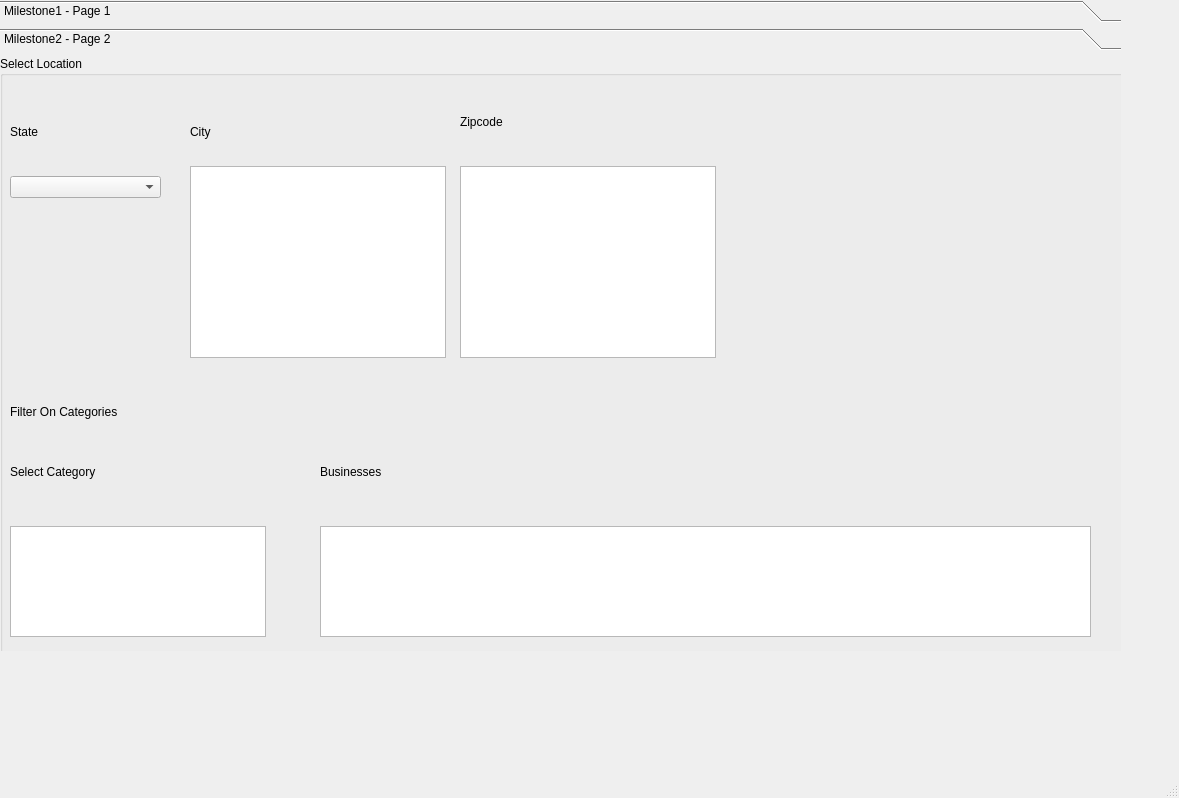
<?xml version="1.0" encoding="UTF-8"?>
<ui version="4.0">
 <class>MainWindow</class>
 <widget class="QMainWindow" name="MainWindow">
  <property name="geometry">
   <rect>
    <x>0</x>
    <y>0</y>
    <width>1179</width>
    <height>798</height>
   </rect>
  </property>
  <property name="windowTitle">
   <string>MainWindow</string>
  </property>
  <widget class="QWidget" name="centralwidget">
   <widget class="QToolBox" name="toolBox">
    <property name="geometry">
     <rect>
      <x>0</x>
      <y>0</y>
      <width>1121</width>
      <height>651</height>
     </rect>
    </property>
    <property name="styleSheet">
     <string notr="true">font: 12pt &quot;Lucida Sans&quot;;</string>
    </property>
    <property name="currentIndex">
     <number>1</number>
    </property>
    <widget class="QWidget" name="page">
     <property name="geometry">
      <rect>
       <x>0</x>
       <y>0</y>
       <width>1121</width>
       <height>585</height>
      </rect>
     </property>
     <attribute name="label">
      <string>Milestone1 - Page 1</string>
     </attribute>
     <widget class="QGroupBox" name="groupBox">
      <property name="geometry">
       <rect>
        <x>10</x>
        <y>0</y>
        <width>491</width>
        <height>481</height>
       </rect>
      </property>
      <property name="styleSheet">
       <string notr="true">font: 11pt &quot;Lucida Sans&quot;; 
background-color: rgb(181, 206, 227);</string>
      </property>
      <property name="title">
       <string>State / City</string>
      </property>
      <widget class="QComboBox" name="stateList">
       <property name="geometry">
        <rect>
         <x>260</x>
         <y>60</y>
         <width>181</width>
         <height>22</height>
        </rect>
       </property>
       <property name="styleSheet">
        <string notr="true">background-color: rgb(255, 255, 255);</string>
       </property>
      </widget>
      <widget class="QLabel" name="label">
       <property name="geometry">
        <rect>
         <x>20</x>
         <y>60</y>
         <width>221</width>
         <height>31</height>
        </rect>
       </property>
       <property name="text">
        <string>State</string>
       </property>
      </widget>
      <widget class="QLabel" name="label_2">
       <property name="geometry">
        <rect>
         <x>20</x>
         <y>151</y>
         <width>211</width>
         <height>31</height>
        </rect>
       </property>
       <property name="text">
        <string>City</string>
       </property>
      </widget>
      <widget class="QListWidget" name="cityList">
       <property name="geometry">
        <rect>
         <x>260</x>
         <y>110</y>
         <width>181</width>
         <height>331</height>
        </rect>
       </property>
       <property name="styleSheet">
        <string notr="true">background-color: rgb(255, 255, 255);</string>
       </property>
      </widget>
     </widget>
     <widget class="QGroupBox" name="businessGroup">
      <property name="geometry">
       <rect>
        <x>510</x>
        <y>0</y>
        <width>601</width>
        <height>481</height>
       </rect>
      </property>
      <property name="styleSheet">
       <string notr="true">font: 11pt &quot;Lucida Sans&quot;; 
background-color: rgb(181, 206, 227);</string>
      </property>
      <property name="title">
       <string>Businesses</string>
      </property>
      <widget class="QTableWidget" name="businessTable">
       <property name="geometry">
        <rect>
         <x>20</x>
         <y>30</y>
         <width>541</width>
         <height>361</height>
        </rect>
       </property>
       <property name="styleSheet">
        <string notr="true">background-color: rgb(255, 255, 255);
font: 10pt &quot;Lucida Sans&quot;;</string>
       </property>
      </widget>
     </widget>
    </widget>
    <widget class="QWidget" name="widget">
     <property name="geometry">
      <rect>
       <x>0</x>
       <y>0</y>
       <width>1121</width>
       <height>585</height>
      </rect>
     </property>
     <attribute name="label">
      <string>Milestone2 - Page 2</string>
     </attribute>
     <widget class="QGroupBox" name="groupBox_2">
      <property name="geometry">
       <rect>
        <x>0</x>
        <y>0</y>
        <width>1161</width>
        <height>821</height>
       </rect>
      </property>
      <property name="title">
       <string>Select Location</string>
      </property>
      <widget class="QComboBox" name="stateBox">
       <property name="geometry">
        <rect>
         <x>10</x>
         <y>120</y>
         <width>151</width>
         <height>22</height>
        </rect>
       </property>
      </widget>
      <widget class="QLabel" name="stateLabel">
       <property name="geometry">
        <rect>
         <x>10</x>
         <y>60</y>
         <width>111</width>
         <height>31</height>
        </rect>
       </property>
       <property name="text">
        <string>State</string>
       </property>
      </widget>
      <widget class="QListWidget" name="cityBox">
       <property name="geometry">
        <rect>
         <x>190</x>
         <y>110</y>
         <width>256</width>
         <height>192</height>
        </rect>
       </property>
      </widget>
      <widget class="QLabel" name="cityLabel">
       <property name="geometry">
        <rect>
         <x>190</x>
         <y>60</y>
         <width>121</width>
         <height>31</height>
        </rect>
       </property>
       <property name="text">
        <string>City</string>
       </property>
      </widget>
      <widget class="QListWidget" name="zipcodeBox">
       <property name="geometry">
        <rect>
         <x>460</x>
         <y>110</y>
         <width>256</width>
         <height>192</height>
        </rect>
       </property>
      </widget>
      <widget class="QLabel" name="label_3">
       <property name="geometry">
        <rect>
         <x>460</x>
         <y>50</y>
         <width>131</width>
         <height>31</height>
        </rect>
       </property>
       <property name="text">
        <string>Zipcode</string>
       </property>
      </widget>
      <widget class="QListWidget" name="listWidget">
       <property name="geometry">
        <rect>
         <x>10</x>
         <y>470</y>
         <width>256</width>
         <height>111</height>
        </rect>
       </property>
      </widget>
      <widget class="QLabel" name="filterCategoryLabel">
       <property name="geometry">
        <rect>
         <x>10</x>
         <y>340</y>
         <width>391</width>
         <height>31</height>
        </rect>
       </property>
       <property name="text">
        <string>Filter On Categories</string>
       </property>
      </widget>
      <widget class="QLabel" name="label_4">
       <property name="geometry">
        <rect>
         <x>10</x>
         <y>400</y>
         <width>251</width>
         <height>31</height>
        </rect>
       </property>
       <property name="text">
        <string>Select Category</string>
       </property>
      </widget>
      <widget class="QTableWidget" name="tableWidget">
       <property name="geometry">
        <rect>
         <x>320</x>
         <y>470</y>
         <width>771</width>
         <height>111</height>
        </rect>
       </property>
      </widget>
      <widget class="QLabel" name="label_5">
       <property name="geometry">
        <rect>
         <x>320</x>
         <y>400</y>
         <width>321</width>
         <height>31</height>
        </rect>
       </property>
       <property name="text">
        <string>Businesses</string>
       </property>
      </widget>
     </widget>
    </widget>
   </widget>
  </widget>
  <widget class="QMenuBar" name="menubar">
   <property name="geometry">
    <rect>
     <x>0</x>
     <y>0</y>
     <width>1179</width>
     <height>22</height>
    </rect>
   </property>
  </widget>
  <widget class="QStatusBar" name="statusbar"/>
 </widget>
 <resources/>
 <connections/>
</ui>
